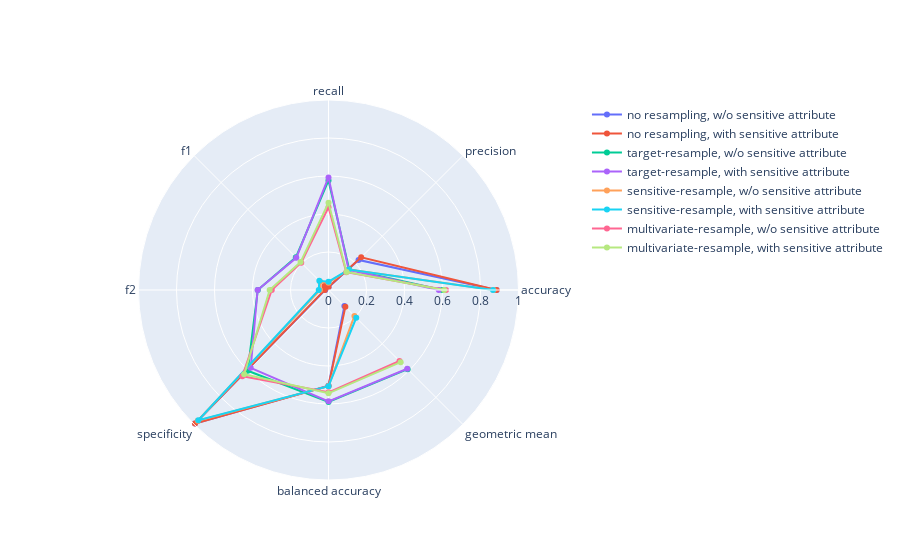

Source (notebook cell):
### Markdown cell above
Model performance results

### Code cell
categories = ['accuracy', 'precision', 'recall', 'f1', 'f2', 'specificity', 'balanced accuracy', 'geometric mean']
dataset_ref = [ 'no resampling, w/o sensitive attribute', 'no resampling, with sensitive attribute', \
                    'target-resample, w/o sensitive attribute', 'target-resample, with sensitive attribute', \
                    'sensitive-resample, w/o sensitive attribute', 'sensitive-resample, with sensitive attribute', \
                    'multivariate-resample, w/o sensitive attribute', 'multivariate-resample, with sensitive attribute']


fig = go.Figure()

for res_list,ref in zip(performance_results, dataset_ref):

  fig.add_trace(go.Scatterpolar(
        r=res_list,
        theta=categories,
        # fill='toself',
        name=ref
  ))


fig.update_layout(
  polar=dict(
    radialaxis=dict(
      visible=True,
      range=[0, 1]
    )),
  showlegend=True
)

fig.show()

### Figure 1 — Plotly figure (JSON) as saved in the notebook; plotly's stock layout.template omitted (floating-point values rounded to 4 significant figures)
{"data": [{"name": "no resampling, w/o sensitive attribute", "r": [0.8845, 0.2238, 0.01409, 0.02651, 0.01734, 0.9939, 0.504, 0.1183], "theta": ["accuracy", "precision", "recall", "f1", "f2", "specificity", "balanced accuracy", "geometric mean"], "type": "scatterpolar"}, {"name": "no resampling, with sensitive attribute", "r": [0.8847, 0.2432, 0.01585, 0.02976, 0.0195, 0.9938, 0.5048, 0.1255], "theta": ["accuracy", "precision", "recall", "f1", "f2", "specificity", "balanced accuracy", "geometric mean"], "type": "scatterpolar"}, {"name": "target-resample, w/o sensitive attribute", "r": [0.5986, 0.1538, 0.5768, 0.2428, 0.3721, 0.6014, 0.5891, 0.589], "theta": ["accuracy", "precision", "recall", "f1", "f2", "specificity", "balanced accuracy", "geometric mean"], "type": "scatterpolar"}, {"name": "target-resample, with sensitive attribute", "r": [0.5807, 0.1503, 0.5927, 0.2398, 0.3731, 0.5793, 0.586, 0.5859], "theta": ["accuracy", "precision", "recall", "f1", "f2", "specificity", "balanced accuracy", "geometric mean"], "type": "scatterpolar"}, {"name": "sensitive-resample, w/o sensitive attribute", "r": [0.8689, 0.1524, 0.03831, 0.06122, 0.04505, 0.9732, 0.5058, 0.1931], "theta": ["accuracy", "precision", "recall", "f1", "f2", "specificity", "balanced accuracy", "geometric mean"], "type": "scatterpolar"}, {"name": "sensitive-resample, with sensitive attribute", "r": [0.8659, 0.1517, 0.04403, 0.06826, 0.05132, 0.9691, 0.5066, 0.2066], "theta": ["accuracy", "precision", "recall", "f1", "f2", "specificity", "balanced accuracy", "geometric mean"], "type": "scatterpolar"}, {"name": "multivariate-resample, w/o sensitive attribute", "r": [0.6185, 0.1324, 0.4355, 0.203, 0.2987, 0.6415, 0.5385, 0.5286], "theta": ["accuracy", "precision", "recall", "f1", "f2", "specificity", "balanced accuracy", "geometric mean"], "type": "scatterpolar"}, {"name": "multivariate-resample, with sensitive attribute", "r": [0.609, 0.1343, 0.4597, 0.2078, 0.3096, 0.6277, 0.5437, 0.5372], "theta": ["accuracy", "precision", "recall", "f1", "f2", "specificity", "balanced accuracy", "geometric mean"], "type": "scatterpolar"}], "layout": {"polar": {"radialaxis": {"range": [0, 1], "visible": true}}, "showlegend": true}}
